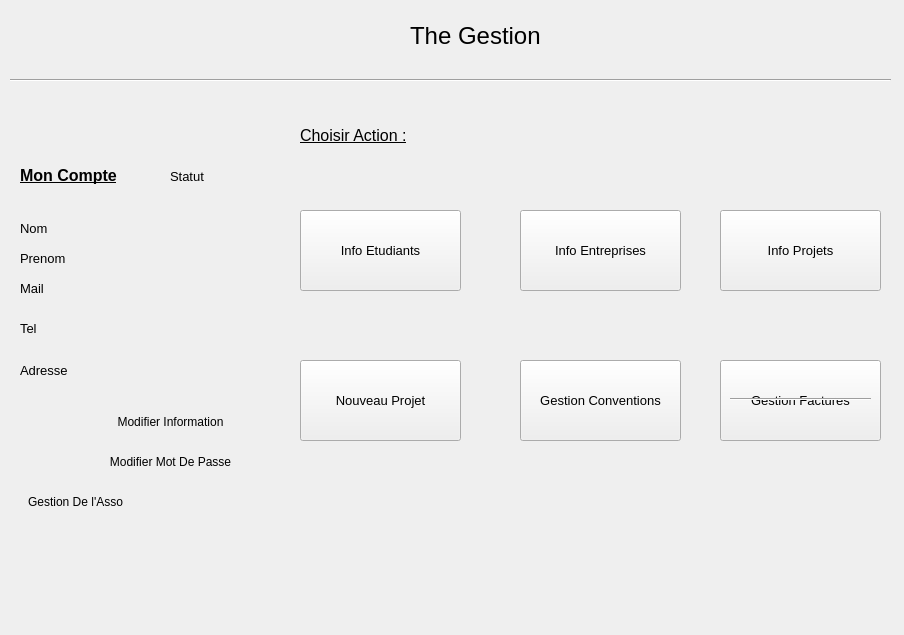
<?xml version="1.0" encoding="UTF-8"?>
<ui version="4.0">
 <class>TheChoose</class>
 <widget class="QDialog" name="TheChoose">
  <property name="geometry">
   <rect>
    <x>0</x>
    <y>0</y>
    <width>904</width>
    <height>635</height>
   </rect>
  </property>
  <property name="windowTitle">
   <string>Dialog</string>
  </property>
  <widget class="Line" name="line">
   <property name="geometry">
    <rect>
     <x>10</x>
     <y>70</y>
     <width>881</width>
     <height>20</height>
    </rect>
   </property>
   <property name="orientation">
    <enum>Qt::Horizontal</enum>
   </property>
  </widget>
  <widget class="QLabel" name="TitreLabel">
   <property name="geometry">
    <rect>
     <x>410</x>
     <y>10</y>
     <width>161</width>
     <height>51</height>
    </rect>
   </property>
   <property name="font">
    <font>
     <pointsize>18</pointsize>
    </font>
   </property>
   <property name="text">
    <string>The Gestion</string>
   </property>
  </widget>
  <widget class="QFrame" name="InfoWidget">
   <property name="geometry">
    <rect>
     <x>10</x>
     <y>150</y>
     <width>241</width>
     <height>381</height>
    </rect>
   </property>
   <property name="styleSheet">
    <string notr="true">&quot;border: 1px solid black; border-radius: 10px;&quot;</string>
   </property>
   <property name="frameShape">
    <enum>QFrame::StyledPanel</enum>
   </property>
   <property name="frameShadow">
    <enum>QFrame::Plain</enum>
   </property>
   <widget class="QLabel" name="label_2">
    <property name="geometry">
     <rect>
      <x>10</x>
      <y>10</y>
      <width>141</width>
      <height>31</height>
     </rect>
    </property>
    <property name="font">
     <font>
      <pointsize>12</pointsize>
      <weight>75</weight>
      <bold>true</bold>
      <underline>true</underline>
     </font>
    </property>
    <property name="text">
     <string>Mon Compte</string>
    </property>
   </widget>
   <widget class="QLabel" name="NameLabel">
    <property name="geometry">
     <rect>
      <x>10</x>
      <y>70</y>
      <width>171</width>
      <height>16</height>
     </rect>
    </property>
    <property name="font">
     <font>
      <pointsize>10</pointsize>
     </font>
    </property>
    <property name="text">
     <string>Nom</string>
    </property>
   </widget>
   <widget class="QLabel" name="SurnameLabel">
    <property name="geometry">
     <rect>
      <x>10</x>
      <y>100</y>
      <width>181</width>
      <height>16</height>
     </rect>
    </property>
    <property name="font">
     <font>
      <pointsize>10</pointsize>
     </font>
    </property>
    <property name="text">
     <string>Prenom</string>
    </property>
   </widget>
   <widget class="QLabel" name="StatutLabel">
    <property name="geometry">
     <rect>
      <x>160</x>
      <y>20</y>
      <width>47</width>
      <height>13</height>
     </rect>
    </property>
    <property name="font">
     <font>
      <pointsize>10</pointsize>
     </font>
    </property>
    <property name="text">
     <string>Statut</string>
    </property>
   </widget>
   <widget class="QLabel" name="MailLabel">
    <property name="geometry">
     <rect>
      <x>10</x>
      <y>130</y>
      <width>201</width>
      <height>16</height>
     </rect>
    </property>
    <property name="font">
     <font>
      <pointsize>10</pointsize>
     </font>
    </property>
    <property name="text">
     <string>Mail</string>
    </property>
   </widget>
   <widget class="QLabel" name="AdressLabel">
    <property name="geometry">
     <rect>
      <x>10</x>
      <y>210</y>
      <width>231</width>
      <height>21</height>
     </rect>
    </property>
    <property name="font">
     <font>
      <pointsize>10</pointsize>
     </font>
    </property>
    <property name="text">
     <string>Adresse</string>
    </property>
   </widget>
   <widget class="QLabel" name="TelLabel">
    <property name="geometry">
     <rect>
      <x>10</x>
      <y>170</y>
      <width>221</width>
      <height>16</height>
     </rect>
    </property>
    <property name="font">
     <font>
      <pointsize>10</pointsize>
     </font>
    </property>
    <property name="text">
     <string>Tel</string>
    </property>
   </widget>
   <widget class="QPushButton" name="ModifInfoButton">
    <property name="geometry">
     <rect>
      <x>90</x>
      <y>260</y>
      <width>141</width>
      <height>23</height>
     </rect>
    </property>
    <property name="text">
     <string>Modifier Information</string>
    </property>
   </widget>
   <widget class="QPushButton" name="ModifMdpButton">
    <property name="geometry">
     <rect>
      <x>90</x>
      <y>300</y>
      <width>141</width>
      <height>23</height>
     </rect>
    </property>
    <property name="text">
     <string>Modifier Mot De Passe</string>
    </property>
   </widget>
   <widget class="QPushButton" name="GestionAssoButton">
    <property name="geometry">
     <rect>
      <x>10</x>
      <y>340</y>
      <width>111</width>
      <height>23</height>
     </rect>
    </property>
    <property name="text">
     <string>Gestion De l'Asso</string>
    </property>
   </widget>
   <widget class="Line" name="line_3">
    <property name="geometry">
     <rect>
      <x>90</x>
      <y>280</y>
      <width>141</width>
      <height>61</height>
     </rect>
    </property>
    <property name="orientation">
     <enum>Qt::Horizontal</enum>
    </property>
   </widget>
   <widget class="Line" name="line_4">
    <property name="geometry">
     <rect>
      <x>90</x>
      <y>240</y>
      <width>141</width>
      <height>61</height>
     </rect>
    </property>
    <property name="orientation">
     <enum>Qt::Horizontal</enum>
    </property>
   </widget>
   <widget class="Line" name="line_5">
    <property name="geometry">
     <rect>
      <x>0</x>
      <y>320</y>
      <width>141</width>
      <height>61</height>
     </rect>
    </property>
    <property name="orientation">
     <enum>Qt::Horizontal</enum>
    </property>
   </widget>
  </widget>
  <widget class="QPushButton" name="InfoEtuButton">
   <property name="geometry">
    <rect>
     <x>300</x>
     <y>210</y>
     <width>161</width>
     <height>81</height>
    </rect>
   </property>
   <property name="font">
    <font>
     <pointsize>10</pointsize>
    </font>
   </property>
   <property name="text">
    <string>Info Etudiants</string>
   </property>
  </widget>
  <widget class="QPushButton" name="InfoEntButton">
   <property name="geometry">
    <rect>
     <x>520</x>
     <y>210</y>
     <width>161</width>
     <height>81</height>
    </rect>
   </property>
   <property name="font">
    <font>
     <pointsize>10</pointsize>
    </font>
   </property>
   <property name="text">
    <string>Info Entreprises</string>
   </property>
  </widget>
  <widget class="QPushButton" name="InfoProjetButton">
   <property name="geometry">
    <rect>
     <x>720</x>
     <y>210</y>
     <width>161</width>
     <height>81</height>
    </rect>
   </property>
   <property name="font">
    <font>
     <pointsize>10</pointsize>
    </font>
   </property>
   <property name="text">
    <string>Info Projets</string>
   </property>
  </widget>
  <widget class="QPushButton" name="NewProjetButton">
   <property name="geometry">
    <rect>
     <x>300</x>
     <y>360</y>
     <width>161</width>
     <height>81</height>
    </rect>
   </property>
   <property name="font">
    <font>
     <pointsize>10</pointsize>
    </font>
   </property>
   <property name="text">
    <string>Nouveau Projet</string>
   </property>
  </widget>
  <widget class="QPushButton" name="GestionConvButton">
   <property name="geometry">
    <rect>
     <x>520</x>
     <y>360</y>
     <width>161</width>
     <height>81</height>
    </rect>
   </property>
   <property name="font">
    <font>
     <pointsize>10</pointsize>
    </font>
   </property>
   <property name="text">
    <string>Gestion Conventions</string>
   </property>
  </widget>
  <widget class="QPushButton" name="GestionFactButton">
   <property name="geometry">
    <rect>
     <x>720</x>
     <y>360</y>
     <width>161</width>
     <height>81</height>
    </rect>
   </property>
   <property name="font">
    <font>
     <pointsize>10</pointsize>
    </font>
   </property>
   <property name="text">
    <string>Gestion Factures</string>
   </property>
  </widget>
  <widget class="QLabel" name="label">
   <property name="geometry">
    <rect>
     <x>300</x>
     <y>120</y>
     <width>151</width>
     <height>31</height>
    </rect>
   </property>
   <property name="font">
    <font>
     <pointsize>12</pointsize>
     <underline>true</underline>
    </font>
   </property>
   <property name="text">
    <string>Choisir Action :</string>
   </property>
  </widget>
  <widget class="Line" name="line_2">
   <property name="geometry">
    <rect>
     <x>730</x>
     <y>369</y>
     <width>141</width>
     <height>61</height>
    </rect>
   </property>
   <property name="orientation">
    <enum>Qt::Horizontal</enum>
   </property>
  </widget>
 </widget>
 <resources/>
 <connections/>
</ui>
